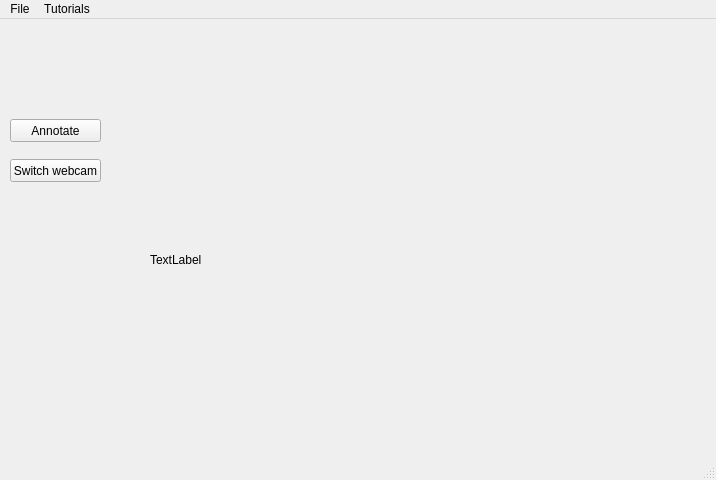
<?xml version="1.0" encoding="UTF-8"?>
<ui version="4.0">
 <class>MainWindow</class>
 <widget class="QMainWindow" name="MainWindow">
  <property name="geometry">
   <rect>
    <x>0</x>
    <y>0</y>
    <width>716</width>
    <height>480</height>
   </rect>
  </property>
  <property name="windowTitle">
   <string>MainWindow</string>
  </property>
  <widget class="QWidget" name="centralwidget">
   <widget class="QLabel" name="imageDisplay">
    <property name="geometry">
     <rect>
      <x>150</x>
      <y>60</y>
      <width>551</width>
      <height>361</height>
     </rect>
    </property>
    <property name="text">
     <string>TextLabel</string>
    </property>
   </widget>
   <widget class="QPushButton" name="btn_annotate">
    <property name="geometry">
     <rect>
      <x>10</x>
      <y>100</y>
      <width>91</width>
      <height>23</height>
     </rect>
    </property>
    <property name="text">
     <string>Annotate</string>
    </property>
   </widget>
   <widget class="QPushButton" name="btn_switch_webcam">
    <property name="geometry">
     <rect>
      <x>10</x>
      <y>140</y>
      <width>91</width>
      <height>23</height>
     </rect>
    </property>
    <property name="text">
     <string>Switch webcam</string>
    </property>
   </widget>
  </widget>
  <widget class="QMenuBar" name="menubar">
   <property name="geometry">
    <rect>
     <x>0</x>
     <y>0</y>
     <width>716</width>
     <height>22</height>
    </rect>
   </property>
   <widget class="QMenu" name="menuFile">
    <property name="title">
     <string>File</string>
    </property>
    <addaction name="actionNew_Project"/>
    <addaction name="actionLoad_Project"/>
   </widget>
   <widget class="QMenu" name="menuTutorials">
    <property name="title">
     <string>Tutorials</string>
    </property>
   </widget>
   <addaction name="menuFile"/>
   <addaction name="menuTutorials"/>
  </widget>
  <widget class="QStatusBar" name="statusbar"/>
  <action name="actionNew_Project">
   <property name="text">
    <string>New Project</string>
   </property>
   <property name="shortcut">
    <string>Ctrl+N</string>
   </property>
  </action>
  <action name="actionLoad_Project">
   <property name="text">
    <string>Load Project</string>
   </property>
   <property name="shortcut">
    <string>Ctrl+L</string>
   </property>
  </action>
 </widget>
 <resources/>
 <connections/>
</ui>
